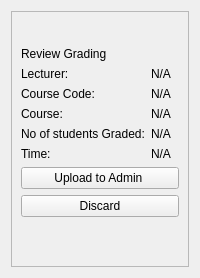
          <widget class="QWidget" name="review_page">
           <layout class="QVBoxLayout" name="verticalLayout_187">
            <item>
             <widget class="QFrame" name="frame_8">
              <property name="frameShape">
               <enum>QFrame::StyledPanel</enum>
              </property>
              <property name="frameShadow">
               <enum>QFrame::Raised</enum>
              </property>
              <layout class="QVBoxLayout" name="verticalLayout_15">
               <item>
                <layout class="QHBoxLayout" name="horizontalLayout_5">
                 <item>
                  <spacer name="horizontalSpacer_7">
                   <property name="orientation">
                    <enum>Qt::Horizontal</enum>
                   </property>
                   <property name="sizeHint" stdset="0">
                    <size>
                     <width>40</width>
                     <height>20</height>
                    </size>
                   </property>
                  </spacer>
                 </item>
                 <item>
                  <widget class="QLabel" name="label_15">
                   <property name="text">
                    <string/>
                   </property>
                   <property name="pixmap">
                    <pixmap>:/futminna_logo</pixmap>
                   </property>
                  </widget>
                 </item>
                 <item>
                  <spacer name="horizontalSpacer_11">
                   <property name="orientation">
                    <enum>Qt::Horizontal</enum>
                   </property>
                   <property name="sizeHint" stdset="0">
                    <size>
                     <width>40</width>
                     <height>20</height>
                    </size>
                   </property>
                  </spacer>
                 </item>
                </layout>
               </item>
               <item>
                <widget class="QLabel" name="label_16">
                 <property name="text">
                  <string>Review Grading</string>
                 </property>
                </widget>
               </item>
               <item>
                <layout class="QFormLayout" name="formLayout">
                 <item row="0" column="0">
                  <widget class="QLabel" name="label_19">
                   <property name="text">
                    <string>Lecturer:</string>
                   </property>
                  </widget>
                 </item>
                 <item row="0" column="1">
                  <widget class="QLabel" name="reviewLectLabel">
                   <property name="text">
                    <string>N/A</string>
                   </property>
                  </widget>
                 </item>
                 <item row="1" column="0">
                  <widget class="QLabel" name="label_28">
                   <property name="text">
                    <string>Course Code:</string>
                   </property>
                  </widget>
                 </item>
                 <item row="2" column="0">
                  <widget class="QLabel" name="label_29">
                   <property name="text">
                    <string>Course:</string>
                   </property>
                  </widget>
                 </item>
                 <item row="3" column="0">
                  <widget class="QLabel" name="label_30">
                   <property name="text">
                    <string>No of students Graded:</string>
                   </property>
                  </widget>
                 </item>
                 <item row="4" column="0">
                  <widget class="QLabel" name="label_31">
                   <property name="text">
                    <string>Time:</string>
                   </property>
                  </widget>
                 </item>
                 <item row="1" column="1">
                  <widget class="QLabel" name="feviewCourseCodeLabel">
                   <property name="text">
                    <string>N/A</string>
                   </property>
                  </widget>
                 </item>
                 <item row="2" column="1">
                  <widget class="QLabel" name="reviewCourseLabel">
                   <property name="text">
                    <string>N/A</string>
                   </property>
                  </widget>
                 </item>
                 <item row="3" column="1">
                  <widget class="QLabel" name="reviewNoStudentsLabel">
                   <property name="text">
                    <string>N/A</string>
                   </property>
                  </widget>
                 </item>
                 <item row="4" column="1">
                  <widget class="QLabel" name="reviewTimeLabel">
                   <property name="text">
                    <string>N/A</string>
                   </property>
                  </widget>
                 </item>
                </layout>
               </item>
               <item>
                <widget class="QPushButton" name="uploadBtn">
                 <property name="text">
                  <string>Upload to Admin </string>
                 </property>
                </widget>
               </item>
               <item>
                <widget class="QPushButton" name="discardBtn">
                 <property name="text">
                  <string>Discard</string>
                 </property>
                </widget>
               </item>
               <item>
                <spacer name="verticalSpacer_2">
                 <property name="orientation">
                  <enum>Qt::Vertical</enum>
                 </property>
                 <property name="sizeHint" stdset="0">
                  <size>
                   <width>20</width>
                   <height>40</height>
                  </size>
                 </property>
                </spacer>
               </item>
              </layout>
             </widget>
            </item>
           </layout>
          </widget>
